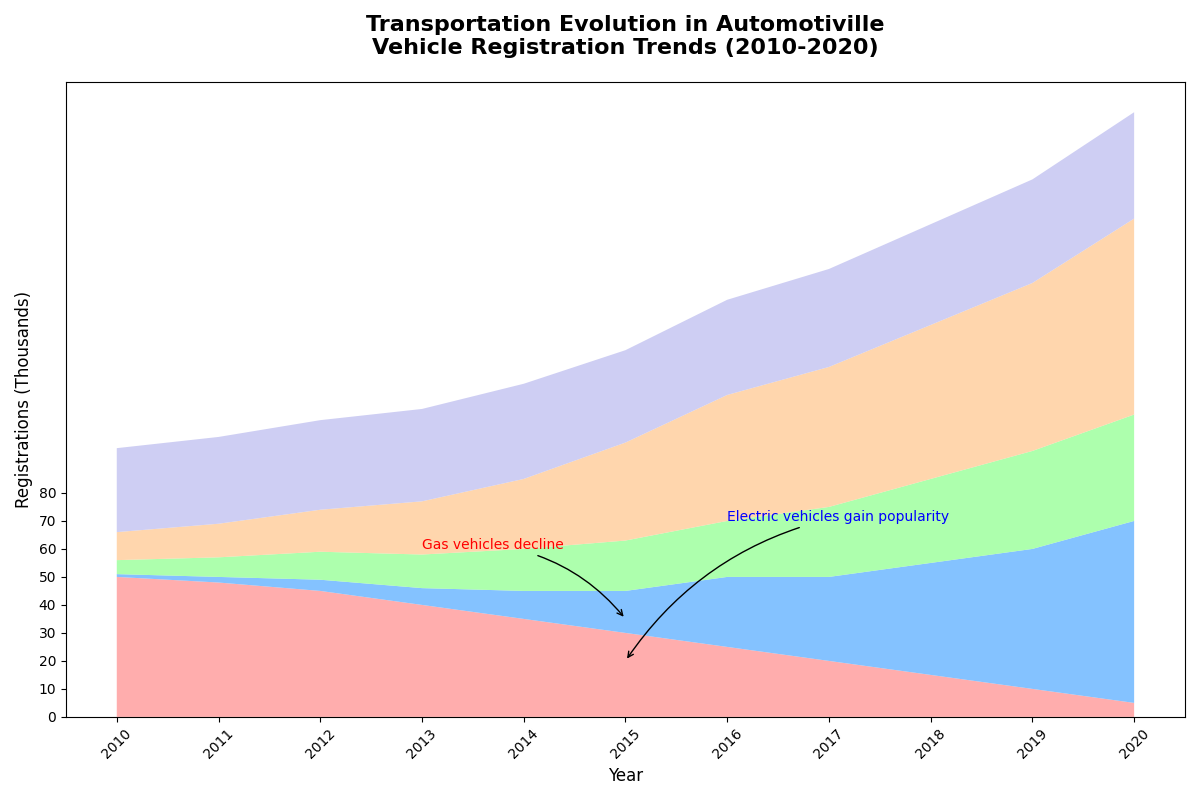

Generate this figure with Python:
import matplotlib.pyplot as plt
import numpy as np

years = np.arange(2010, 2021)

gas_vehicles = np.array([50, 48, 45, 40, 35, 30, 25, 20, 15, 10, 5])
electric_vehicles = np.array([1, 2, 4, 6, 10, 15, 25, 30, 40, 50, 65])
hybrid_vehicles = np.array([5, 7, 10, 12, 15, 18, 20, 25, 30, 35, 38])
bikes = np.array([10, 12, 15, 19, 25, 35, 45, 50, 55, 60, 70])
public_transport = np.array([30, 31, 32, 33, 34, 33, 34, 35, 36, 37, 38])

vehicle_data = np.vstack([gas_vehicles, electric_vehicles, hybrid_vehicles, bikes, public_transport])

colors = ['#ff9999', '#66b3ff', '#99ff99', '#ffcc99', '#c2c2f0']

fig, ax = plt.subplots(figsize=(12, 8))

ax.stackplot(years, vehicle_data, colors=colors, alpha=0.8)

ax.set_title('Transportation Evolution in Automotiville\nVehicle Registration Trends (2010-2020)',
             fontsize=16, fontweight='bold', pad=20)
ax.set_xlabel('Year', fontsize=12)
ax.set_ylabel('Registrations (Thousands)', fontsize=12)

plt.xticks(years, rotation=45)
plt.yticks(np.arange(0, 81, 10))

ax.annotate('Electric vehicles gain popularity', xy=(2015, 20), xytext=(2016, 70),
            arrowprops=dict(facecolor='black', arrowstyle='->', connectionstyle='arc3,rad=.2'), fontsize=10, color='blue')

ax.annotate('Gas vehicles decline', xy=(2015, 35), xytext=(2013, 60),
            arrowprops=dict(facecolor='black', arrowstyle='->', connectionstyle='arc3,rad=-.2'), fontsize=10, color='red')

plt.tight_layout()

plt.show()
